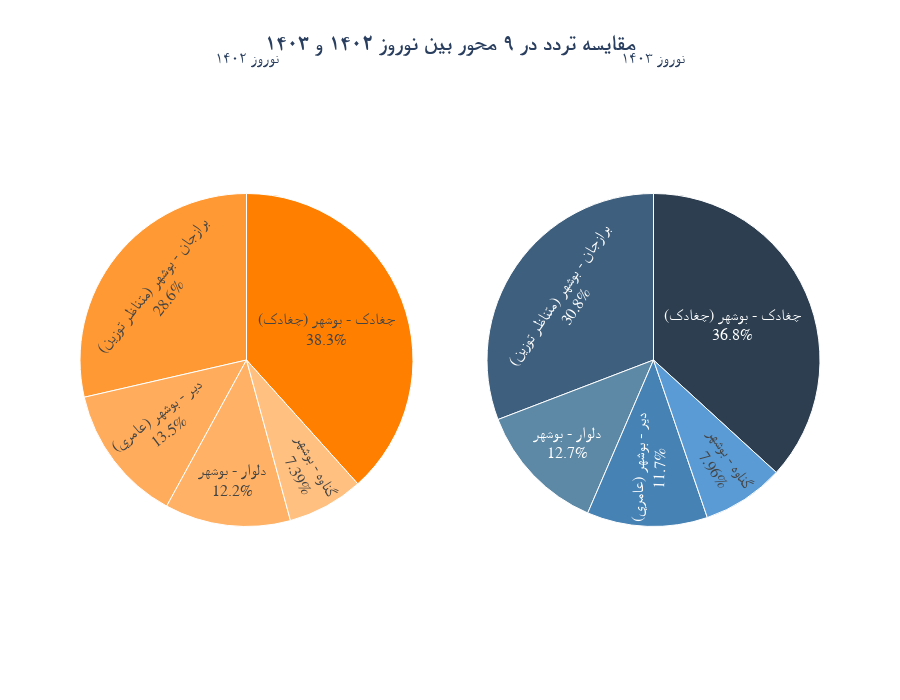

This figure's notebook cell:
### Code cell
import plotly.graph_objects as go
from plotly.subplots import make_subplots

# Prepare data
df_bar = df_merged[['name_x', 'est_sum_total_est_x', 'est_sum_total_est_y']].copy()
df_bar.columns = ['محور', 'نوروز ۱۴۰۲', 'نوروز ۱۴۰۳']

# Slightly improved colors (dark to light)
colors_1402 = ['#FF8000', '#FF9933', '#FFAD5C', '#FFB266', '#FFC080', '#FFCC99', '#FFD199', '#FFE5CC', '#FFF2E5']
colors_1403 = ['#2C3E50', '#3E5F7D', '#5D89A6', '#4682B4', '#5A9BD5', '#7FB3D5', '#74B9FF', '#A4D4FF', '#D0E8FF']

# Sort data by values (descending) separately for each year
df_bar_1402 = df_bar.sort_values(by='نوروز ۱۴۰۲', ascending=False).reset_index(drop=True)
df_bar_1403 = df_bar.sort_values(by='نوروز ۱۴۰۳', ascending=False).reset_index(drop=True)

# Create subplots
fig = make_subplots(rows=1, cols=2, specs=[[{'type':'domain'}, {'type':'domain'}]])

# First pie chart (Nowruz 1402)
fig.add_trace(go.Pie(
    labels=df_bar_1402['محور'],
    values=df_bar_1402['نوروز ۱۴۰۲'],
    name='نوروز ۱۴۰۲',
    marker=dict(colors=colors_1402[:len(df_bar_1402)]),
    textinfo='percent+label',
), row=1, col=1)

# Second pie chart (Nowruz 1403)
fig.add_trace(go.Pie(
    labels=df_bar_1403['محور'],
    values=df_bar_1403['نوروز ۱۴۰۳'],
    name='نوروز ۱۴۰۳',
    marker=dict(colors=colors_1403[:len(df_bar_1403)]),
    textinfo='percent+label',
), row=1, col=2)

# Layout settings
fig.update_layout(
    title='<b>مقایسه تردد در ۹ محور بین نوروز ۱۴۰۲ و ۱۴۰۳</b>',
    title_x=0.5,
    font=dict(family='Yas', size=16),
    template='plotly_white',
    height=700,
    showlegend=False,  # <--- No legend
    hovermode='closest',
    annotations=[
        dict(text='نوروز ۱۴۰۲', x=0.18, y=1.1, font_size=16, showarrow=False),
        dict(text='نوروز ۱۴۰۳', x=0.82, y=1.1, font_size=16, showarrow=False)
    ]
)

fig.update_traces(
    textposition='inside',
    hoverinfo='label+percent+value',
    marker=dict(line=dict(color='#FFFFFF', width=1))
)

fig.show()

### Figure 1 — Plotly figure (JSON) as saved in the notebook; plotly's stock layout.template omitted (floating-point values rounded to 4 significant figures)
{"data": [{"domain": {"x": [0, 0.45], "y": [0, 1]}, "hoverinfo": "label+percent+value", "labels": ["چغادک - بوشهر (چغادک)", "برازجان - بوشهر (متناظر توزين)", "دير - بوشهر (عامري)", "دلوار - بوشهر", "گناوه - بوشهر"], "marker": {"colors": ["#FF8000", "#FF9933", "#FFAD5C", "#FFB266", "#FFC080"], "line": {"color": "#FFFFFF", "width": 1}}, "name": "نوروز ۱۴۰۲", "textinfo": "percent+label", "textposition": "inside", "type": "pie", "values": [390936, 291464, 137129, 124517, 75381]}, {"domain": {"x": [0.55, 1], "y": [0, 1]}, "hoverinfo": "label+percent+value", "labels": ["چغادک - بوشهر (چغادک)", "برازجان - بوشهر (متناظر توزين)", "دلوار - بوشهر", "دير - بوشهر (عامري)", "گناوه - بوشهر"], "marker": {"colors": ["#2C3E50", "#3E5F7D", "#5D89A6", "#4682B4", "#5A9BD5"], "line": {"color": "#FFFFFF", "width": 1}}, "name": "نوروز ۱۴۰۳", "textinfo": "percent+label", "textposition": "inside", "type": "pie", "values": [345100.0, 289000.0, 119200.0, 109800.0, 74660.0]}], "layout": {"annotations": [{"font": {"size": 16}, "showarrow": false, "text": "نوروز ۱۴۰۲", "x": 0.18, "y": 1.1}, {"font": {"size": 16}, "showarrow": false, "text": "نوروز ۱۴۰۳", "x": 0.82, "y": 1.1}], "font": {"family": "Yas", "size": 16}, "height": 700, "hovermode": "closest", "showlegend": false, "title": {"text": "<b>مقایسه تردد در ۹ محور بین نوروز ۱۴۰۲ و ۱۴۰۳</b>", "x": 0.5}}}
